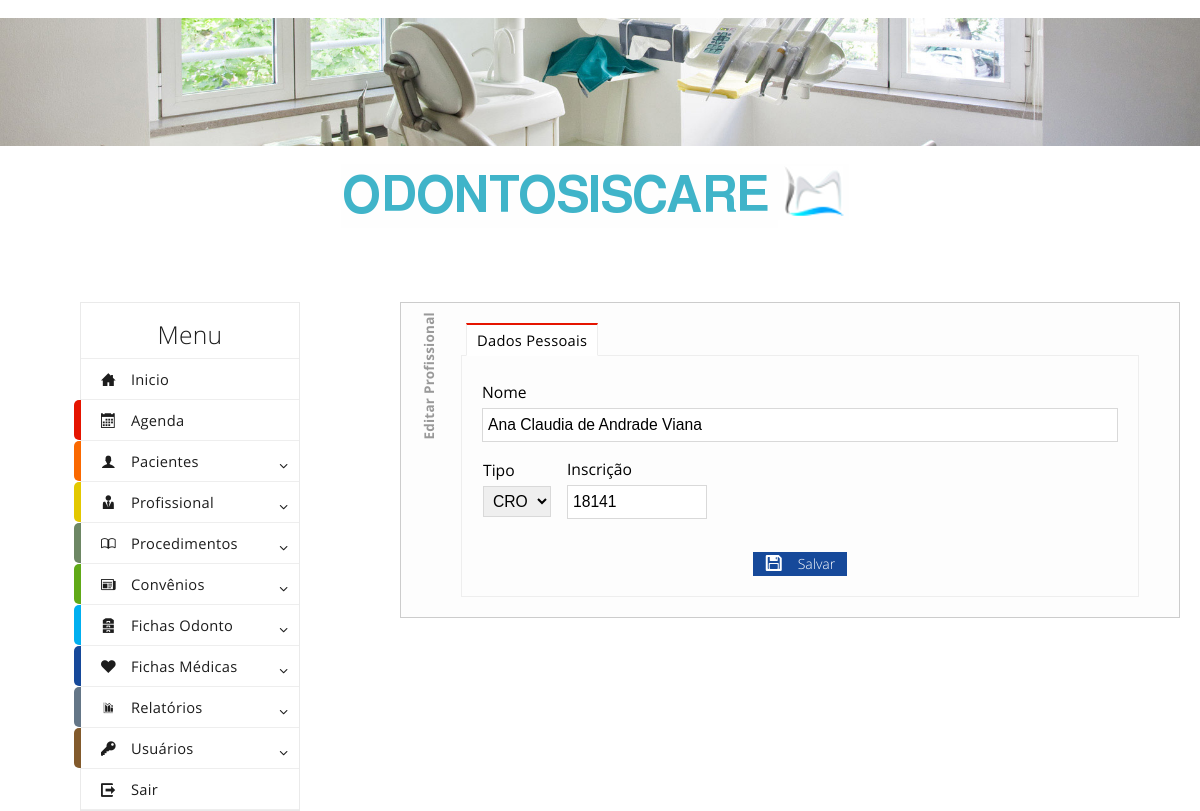
Page /editarprofissional.php?profissional=3 (signed in) on the committed database.
### tables this page shows
CREATE TABLE `profissionais` (
  `id` int(11) NOT NULL AUTO_INCREMENT,
  `nome` varchar(50) NOT NULL,
  `crmcro` varchar(50) NOT NULL,
  `tipo` varchar(3) NOT NULL,
  PRIMARY KEY (`id`)
);

### editarprofissional.php (the view, shortened to what this page needs)
<? include ("header.php"); ?>
<?
if (isset($_GET["profissional"])){
    $profissional = utf8_decode($_GET["profissional"]);
}else {if (isset($_POST["profissional"])){
    $profissional = utf8_decode($_POST["profissional"]);
}};
$sql = "SELECT nome, crmcro, id, tipo FROM profissionais WHERE id = '$profissional'";
$resultado = mysql_query($sql);
$result = mysql_fetch_array($resultado);
?>
<body class="metro">
    <br>
    <img src="imagens/photo1.jpg" />
    <center><img src="imagens/principal1.png" /></center>
    <br><br>
    <div class="grid">
        <div class="row">
            <? include ("menu.php"); ?>
            <div class="span1"></div>
            <div class="span10">
                <form method="POST" onsubmit="return valida(this);" action="editarprofissionalbd.php" name="salvaprofissional" id="salvaprofissional">
                <div class="editaprofissional">
                <div class="tab-control" data-role="tab-control">
                    <ul class="tabs">
                        <li class="active"><a href="#_page_1">Dados Pessoais</a></li>
                    </ul>
                    <div class="frames">
                        <div class="frame" id="_page_1">
                            <label>Nome</label>
                            <div class="input-control text" id="divnome" data-role="input-control">
                                <input type="text" id="nome" name="nome" value="<?echo utf8_encode($result[0])?>" placeholder="Nome do Profissional">
                            </div>
                            <table><tr>
                            <td bgcolor="#FDFDFD">
                                <label>Tipo</label>
                                <div class="input-control select">
                                    <select name="tipo">
                                        <option value="<?echo $result[3]?>"><?echo $result[3]?></option>
                                    </select>
                                </div>
                            </td><td bgcolor="#FDFDFD"></td><td bgcolor="#FDFDFD"></td><td bgcolor="#FDFDFD"></td><td bgcolor="#FDFDFD"></td><td bgcolor="#FDFDFD"></td><td bgcolor="#FDFDFD"></td><td bgcolor="#FDFDFD"></td>
                            <td bgcolor="#FDFDFD">
                                <label>Inscrição</label>
                                <div class="input-control text size2" data-role="input-control">
                                    <input type="text" id="crmcro" name="crmcro" value="<?echo $result[1]?>" placeholder="Insc. do Conselho">
                                </div></td><td bgcolor="#FDFDFD"></td><td bgcolor="#FDFDFD"></td><td bgcolor="#FDFDFD"></td><td bgcolor="#FDFDFD"></td><td bgcolor="#FDFDFD"></td><td bgcolor="#FDFDFD"></td><td bgcolor="#FDFDFD"></td>
                            </tr></table><br />
                            <center>
                                <button type="submit" class="image-button primary image-left">
                                    Salvar
                                    <i class="icon-floppy on-left" style="top: -3px; left: 7px">
                                    </i>
                                </button>
                            </center>
                        </div>
                    </div>
                </div>
                </div>
                </form>
            </div>
            <br>
        </div>
    </div>
</body>
<? include ("footer.php"); ?>

### rows in the picture
profissionais: nome "Ana Claudia de Andrade Viana", tipo "CRO", crmcro "18141"
